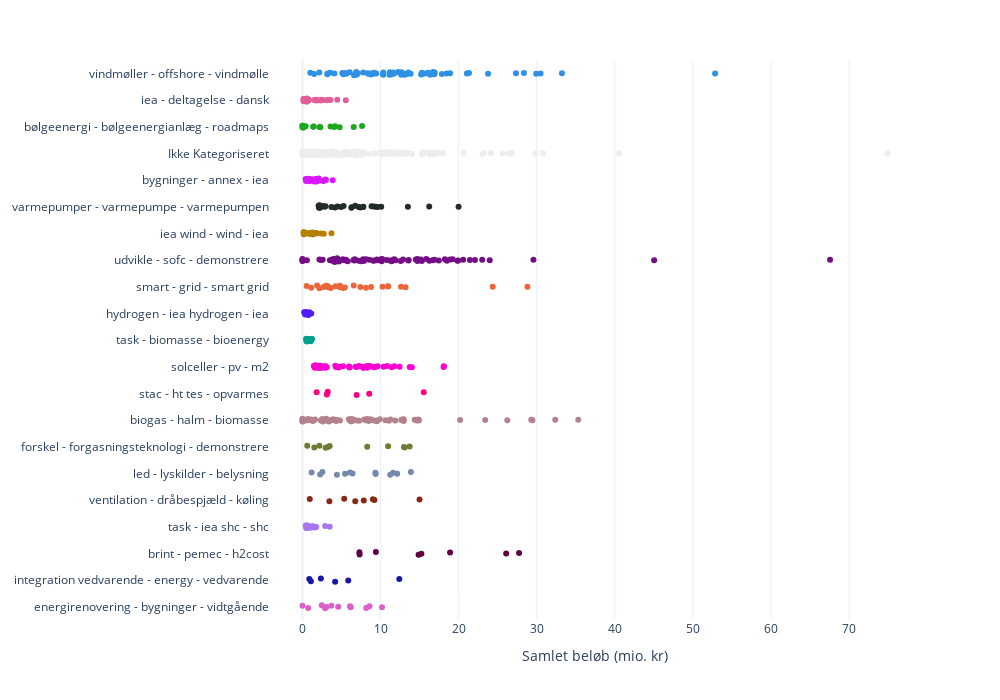

The notebook cell saved with this chart:
### Code cell
temp = df_out.rename(columns={
    'topics_name': 'Navn på emne',
    'Total_financing': 'Samlet beløb'
})

fig = px.strip(
    temp,
    y='Navn på emne',
    x='Samlet beløb',
    color='Navn på emne',
    stripmode='overlay',
    hover_data=['text_br','Bevillingsår','Fælles overordnet teknologiområde','Ansvarlig virksomhed','Fokusområder EUDP'], 
    width=1000, 
    height=700,
    color_discrete_map=color_dict,
    template='plotly_white', 
)
fig.update_layout(
    showlegend=False,
    xaxis_title='Samlet beløb (mio. kr)',
    yaxis_title=None
)

fig.show()
